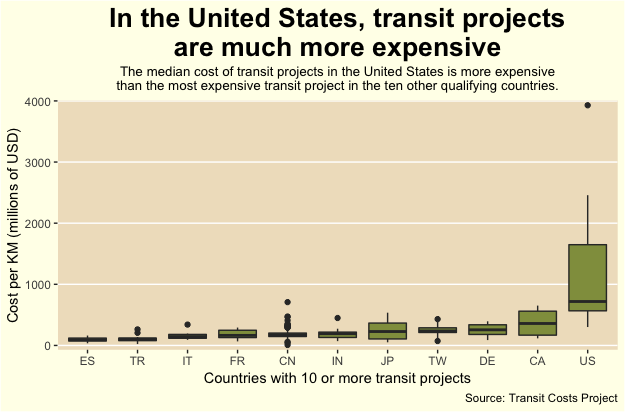

Recreate this plot in R.

# Libraries -------
library(tidytuesdayR)
library(tidyverse)

# Data ------------
tuesdata <- tt_load('2021-01-05')
df <- tuesdata$transit_cost


# Boxplot graph ordered by median -----
df %>%
  group_by(country) %>%
  filter(n() >= 10) %>%
  ggplot(aes(x = reorder(country, cost_km_millions, FUN = median), y = cost_km_millions)) +
  geom_boxplot(fill = '#919c4c') +
  scale_y_continuous(expand = c(0.02,0)) +
  theme(panel.grid.minor = element_blank(),
        panel.grid.major.x = element_blank(),
        panel.background = element_rect(fill = '#EFE1C6'),
        plot.background = element_rect(fill = '#FFFEEA'),
        plot.title = element_text(face = 'bold', size = 20, hjust = 0.5),
        plot.subtitle = element_text(size = 10, hjust = 0.5)) +
  labs(title = 'In the United States, transit projects\nare much more expensive',
       subtitle = 'The median cost of transit projects in the United States is more expensive\nthan the most expensive transit project in the ten other qualifying countries.',
       x = 'Countries with 10 or more transit projects',
       y = 'Cost per KM (millions of USD)',
       caption = 'Source: Transit Costs Project')
  
